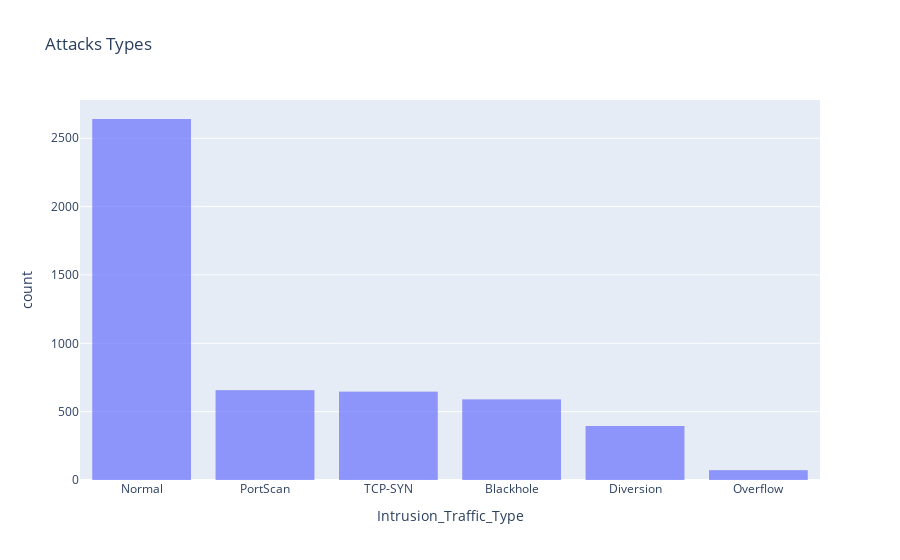
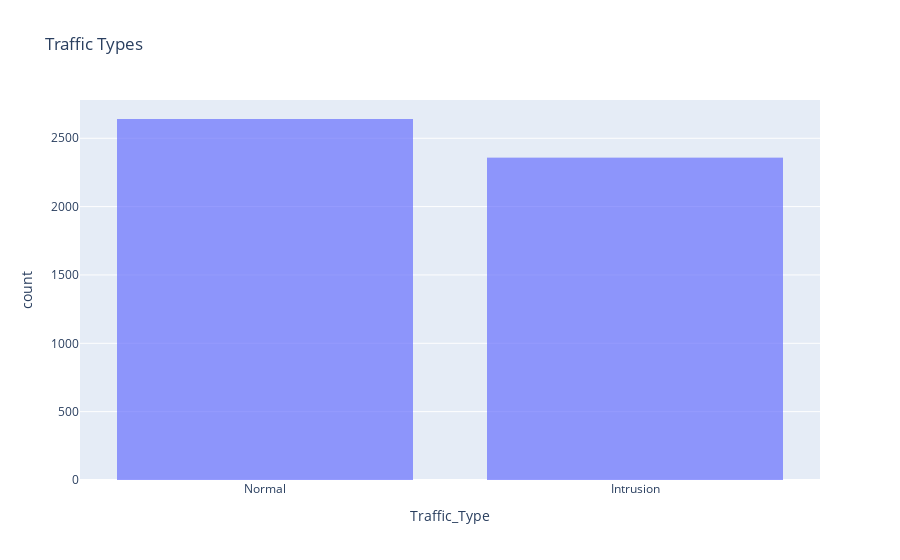
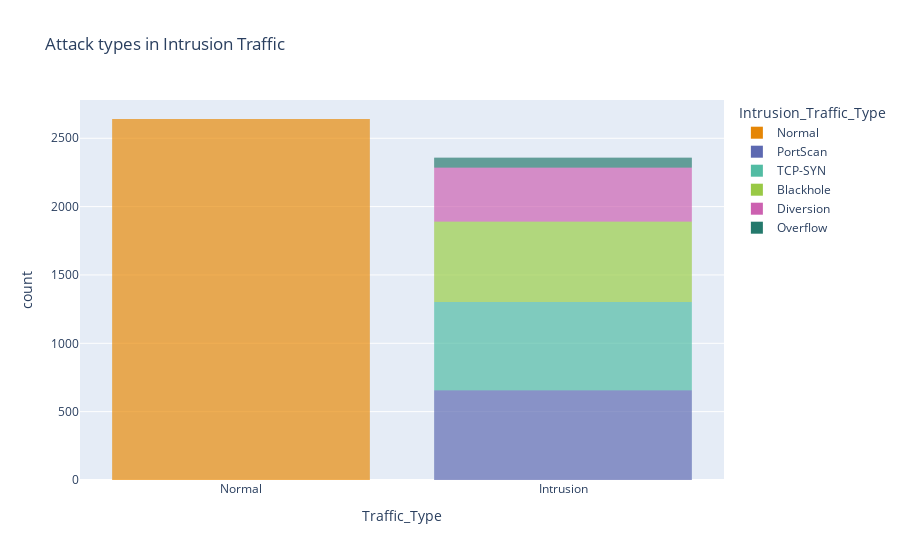

The notebook cell these images were saved under, in order:
### Code cell
traffic_type_fig.update_traces(dict(marker_line_width=0))
intrusion_traffic_type_fig.update_traces(dict(marker_line_width=0))
intrusion_type_per_traffic_fig.update_traces(dict(marker_line_width=0))

intrusion_traffic_type_fig.show()
traffic_type_fig.show()
intrusion_type_per_traffic_fig.show()

### Figure 1 — Plotly figure (JSON) as saved in the notebook; plotly's stock layout.template omitted (floating-point values rounded to 4 significant figures; data arrays with more than 128 entries replaced by an {"elided": "..."} marker saying what was removed)
{"data": [{"alignmentgroup": "True", "hovertemplate": "Intrusion_Traffic_Type=%{x}<br>count=%{y}<extra></extra>", "legendgroup": "", "marker": {"color": "#636efa", "line": {"width": 0}, "pattern": {"shape": ""}}, "name": "", "offsetgroup": "", "orientation": "v", "showlegend": false, "textposition": "auto", "type": "bar", "x": {"elided": "4998 str values"}, "xaxis": "x", "y": {"elided": "4998 int values"}, "yaxis": "y"}], "layout": {"barmode": "relative", "legend": {"tracegroupgap": 0}, "title": {"text": "Attacks Types"}, "xaxis": {"anchor": "y", "domain": [0, 1], "title": {"text": "Intrusion_Traffic_Type"}}, "yaxis": {"anchor": "x", "domain": [0, 1], "title": {"text": "count"}}}}

### Figure 2 — Plotly figure (JSON) as saved in the notebook; plotly's stock layout.template omitted (floating-point values rounded to 4 significant figures; data arrays with more than 128 entries replaced by an {"elided": "..."} marker saying what was removed)
{"data": [{"alignmentgroup": "True", "hovertemplate": "Traffic_Type=%{x}<br>count=%{y}<extra></extra>", "legendgroup": "", "marker": {"color": "#636efa", "line": {"width": 0}, "pattern": {"shape": ""}}, "name": "", "offsetgroup": "", "orientation": "v", "showlegend": false, "textposition": "auto", "type": "bar", "x": {"elided": "4998 str values"}, "xaxis": "x", "y": {"elided": "4998 int values"}, "yaxis": "y"}], "layout": {"barmode": "relative", "legend": {"tracegroupgap": 0}, "title": {"text": "Traffic Types"}, "xaxis": {"anchor": "y", "domain": [0, 1], "title": {"text": "Traffic_Type"}}, "yaxis": {"anchor": "x", "domain": [0, 1], "title": {"text": "count"}}}}

### Figure 3 — Plotly figure (JSON) as saved in the notebook; plotly's stock layout.template omitted (floating-point values rounded to 4 significant figures; data arrays with more than 128 entries replaced by an {"elided": "..."} marker saying what was removed)
{"data": [{"alignmentgroup": "True", "hovertemplate": "Intrusion_Traffic_Type=Normal<br>Traffic_Type=%{x}<br>count=%{y}<extra></extra>", "legendgroup": "Normal", "marker": {"color": "rgb(229, 134, 6)", "line": {"width": 0}, "pattern": {"shape": ""}}, "name": "Normal", "offsetgroup": "Normal", "orientation": "v", "showlegend": true, "textposition": "auto", "type": "bar", "x": {"elided": "2641 str values"}, "xaxis": "x", "y": {"elided": "2641 int values"}, "yaxis": "y"}, {"alignmentgroup": "True", "hovertemplate": "Intrusion_Traffic_Type=PortScan<br>Traffic_Type=%{x}<br>count=%{y}<extra></extra>", "legendgroup": "PortScan", "marker": {"color": "rgb(93, 105, 177)", "line": {"width": 0}, "pattern": {"shape": ""}}, "name": "PortScan", "offsetgroup": "PortScan", "orientation": "v", "showlegend": true, "textposition": "auto", "type": "bar", "x": {"elided": "656 str values"}, "xaxis": "x", "y": {"elided": "656 int values"}, "yaxis": "y"}, {"alignmentgroup": "True", "hovertemplate": "Intrusion_Traffic_Type=TCP-SYN<br>Traffic_Type=%{x}<br>count=%{y}<extra></extra>", "legendgroup": "TCP-SYN", "marker": {"color": "rgb(82, 188, 163)", "line": {"width": 0}, "pattern": {"shape": ""}}, "name": "TCP-SYN", "offsetgroup": "TCP-SYN", "orientation": "v", "showlegend": true, "textposition": "auto", "type": "bar", "x": {"elided": "646 str values"}, "xaxis": "x", "y": {"elided": "646 int values"}, "yaxis": "y"}, {"alignmentgroup": "True", "hovertemplate": "Intrusion_Traffic_Type=Blackhole<br>Traffic_Type=%{x}<br>count=%{y}<extra></extra>", "legendgroup": "Blackhole", "marker": {"color": "rgb(153, 201, 69)", "line": {"width": 0}, "pattern": {"shape": ""}}, "name": "Blackhole", "offsetgroup": "Blackhole", "orientation": "v", "showlegend": true, "textposition": "auto", "type": "bar", "x": {"elided": "589 str values"}, "xaxis": "x", "y": {"elided": "589 int values"}, "yaxis": "y"}, {"alignmentgroup": "True", "hovertemplate": "Intrusion_Traffic_Type=Diversion<br>Traffic_Type=%{x}<br>count=%{y}<extra></extra>", "legendgroup": "Diversion", "marker": {"color": "rgb(204, 97, 176)", "line": {"width": 0}, "pattern": {"shape": ""}}, "name": "Diversion", "offsetgroup": "Diversion", "orientation": "v", "showlegend": true, "textposition": "auto", "type": "bar", "x": {"elided": "395 str values"}, "xaxis": "x", "y": {"elided": "395 int values"}, "yaxis": "y"}, {"alignmentgroup": "True", "hovertemplate": "Intrusion_Traffic_Type=Overflow<br>Traffic_Type=%{x}<br>count=%{y}<extra></extra>", "legendgroup": "Overflow", "marker": {"color": "rgb(36, 121, 108)", "line": {"width": 0}, "pattern": {"shape": ""}}, "name": "Overflow", "offsetgroup": "Overflow", "orientation": "v", "showlegend": true, "textposition": "auto", "type": "bar", "x": ["Intrusion", "Intrusion", "Intrusion", "Intrusion", "Intrusion", "Intrusion", "Intrusion", "Intrusion", "Intrusion", "Intrusion", "Intrusion", "Intrusion", "Intrusion", "Intrusion", "Intrusion", "Intrusion", "Intrusion", "Intrusion", "Intrusion", "Intrusion", "Intrusion", "Intrusion", "Intrusion", "Intrusion", "Intrusion", "Intrusion", "Intrusion", "Intrusion", "Intrusion", "Intrusion", "Intrusion", "Intrusion", "Intrusion", "Intrusion", "Intrusion", "Intrusion", "Intrusion", "Intrusion", "Intrusion", "Intrusion", "Intrusion", "Intrusion", "Intrusion", "Intrusion", "Intrusion", "Intrusion", "Intrusion", "Intrusion", "Intrusion", "Intrusion", "Intrusion", "Intrusion", "Intrusion", "Intrusion", "Intrusion", "Intrusion", "Intrusion", "Intrusion", "Intrusion", "Intrusion", "Intrusion", "Intrusion", "Intrusion", "Intrusion", "Intrusion", "Intrusion", "Intrusion", "Intrusion", "Intrusion", "Intrusion", "Intrusion"], "xaxis": "x", "y": [1, 1, 1, 1, 1, 1, 1, 1, 1, 1, 1, 1, 1, 1, 1, 1, 1, 1, 1, 1, 1, 1, 1, 1, 1, 1, 1, 1, 1, 1, 1, 1, 1, 1, 1, 1, 1, 1, 1, 1, 1, 1, 1, 1, 1, 1, 1, 1, 1, 1, 1, 1, 1, 1, 1, 1, 1, 1, 1, 1, 1, 1, 1, 1, 1, 1, 1, 1, 1, 1, 1], "yaxis": "y"}], "layout": {"barmode": "relative", "legend": {"title": {"text": "Intrusion_Traffic_Type"}, "tracegroupgap": 0}, "title": {"text": "Attack types in Intrusion Traffic"}, "xaxis": {"anchor": "y", "domain": [0, 1], "title": {"text": "Traffic_Type"}}, "yaxis": {"anchor": "x", "domain": [0, 1], "title": {"text": "count"}}}}
